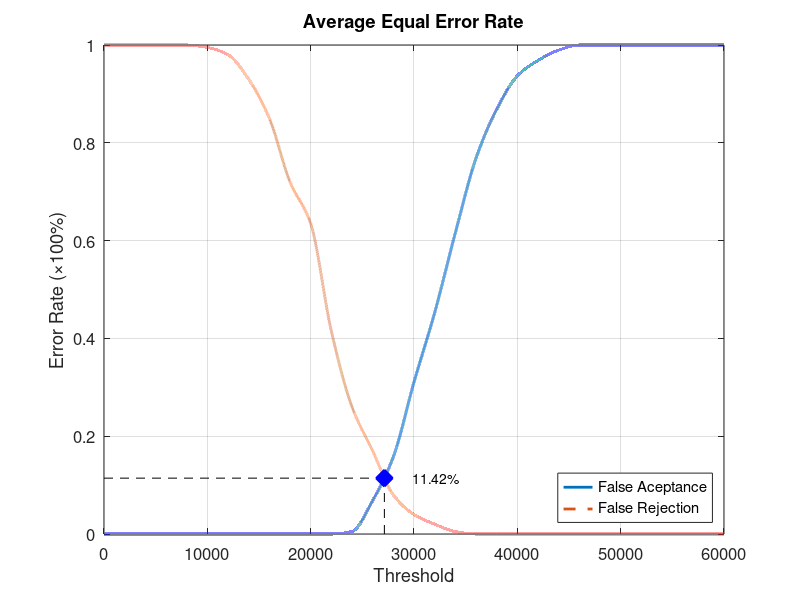
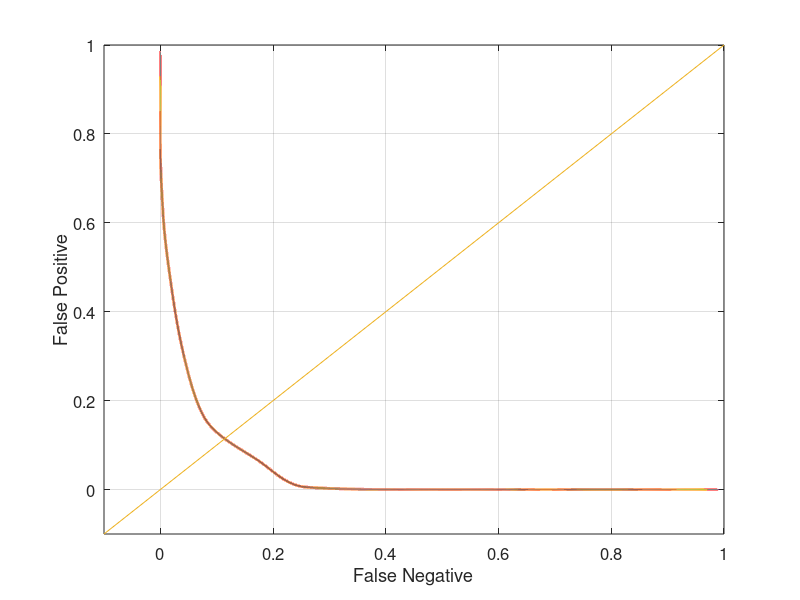

Here is the MATLAB script that generated these plots, in order:
function yEER = Database1_4
close all;
clear;
clc;
x = 0:2000:60000;
xq = 0:0.5:60000;

y0 = [0 0 0 0 0 0 0 0 0 0 0 0 0.00526316 0.0684211 0.157895 0.310526 0.452632 0.615789 0.768421 0.868421 0.936842 0.968421 0.989474 1 1 1 1 1 1 1 1];
yy0 = interp1(x, y0, xq, 'pchip');
y1 = [1 1 1 1 1 0.995 0.98 0.93 0.85 0.72 0.635 0.415 0.26 0.17 0.08 0.04 0.02 0.005 0 0 0 0 0 0 0 0 0 0 0 0 0];
yy1 = interp1(x, y1, xq, 'pchip');

% Calculating EER: 
y2 = abs(y0 - y1);
find(y2 == min(y2))
yy2 = abs(yy0 - yy1);
xEER = find(yy2 == min(yy2));
xEERIndex = xq(xEER) % X-axis EER
yEER = yy0(xEER) % Y-axis EER

main = figure
plot(xq, yy0,'-','LineWidth', 2);	hold on
plot(xq, yy1,'--','LineWidth', 2);	hold on
plot([xEERIndex xEERIndex], [0 yEER], 'k--');	hold on
plot([0 xEERIndex], [yEER yEER], 'k--');	hold on
plot(xEERIndex, yEER, 'bx', 'LineWidth', 10);	hold on
text(xEERIndex + 10 * xEERIndex / 100, yEER, [num2str(round((10000 * yEER)) / 100) '%'])
legend('False Aceptance', 'False Rejection', 'Location', 'SouthEast')
xlabel('Threshold')
ylabel('Error Rate (\times100%)')
title('Average Equal Error Rate')
set(gca, 'FontSize', 12)
axis([0 60000 0 1])
grid on

print(main, 'Database1_4Main', '-dpng');
FNRxFPR = figure('Color', [1 1 1]);
plot(yy1, yy0, '-', yy1, yy0, 'LineWidth', 2);
hold on
y = -0.1:0.1:1
plot(y, y); 
set(gca, 'FontSize', 12)
xlabel('False Negative')
ylabel('False Positive')
axis([-0.1 1 -0.1 1])
set(gca, 'FontSize', 12)
grid on

print(FNRxFPR, 'Database1_4FNRxFPR','-dpng');
end
